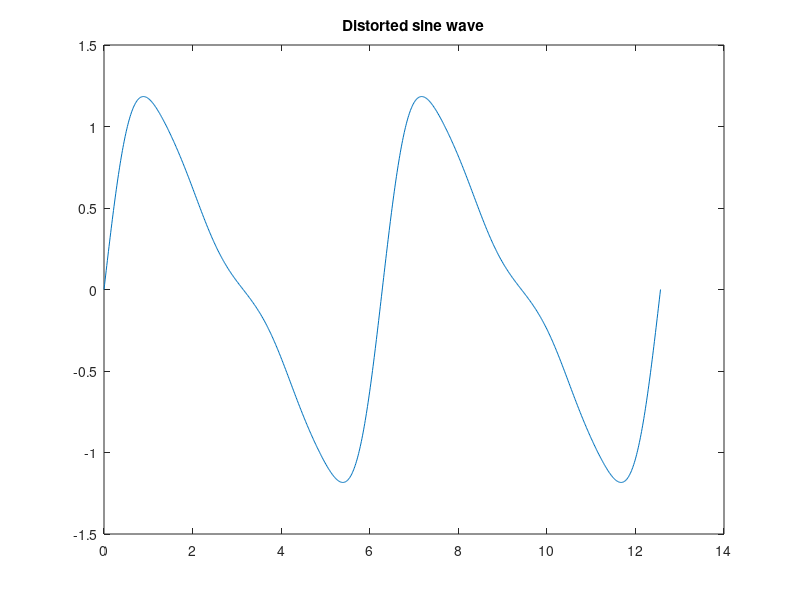
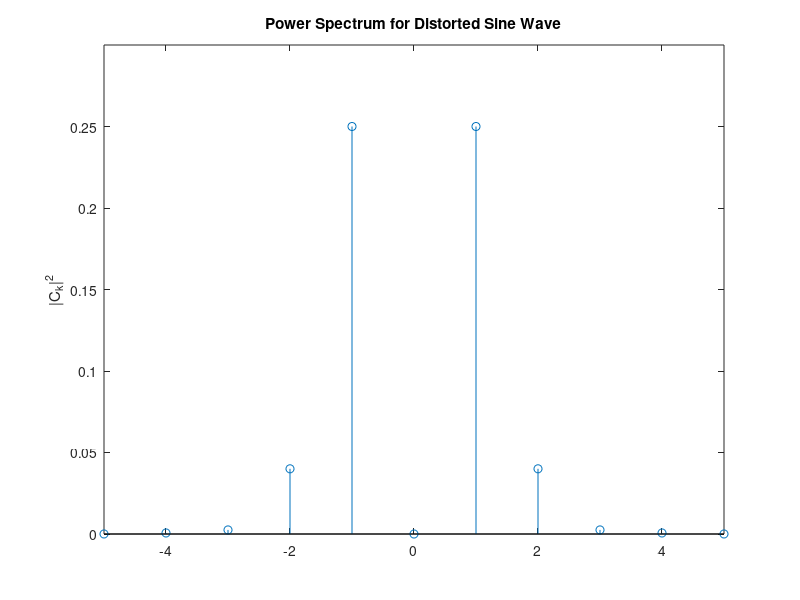

Here is the MATLAB script that generated these plots, in order:
%% Example to illustrate THD

t = linspace(0,4*pi,1000);
f = zeros(size(t));
clear C_k

%% Coefficients of sine terms
bk = [1,0.4,0.1,0.05,0.01];

for k = 1:length(bk)
    f = f + bk(k).*sin(k*t);
end
%%
plot(t,f)
title('Distorted sine wave')
%% Compute power spectrum
figure
for k = 1:length(bk)
    C_k(k) = j.*bk(k)./2
end
C_k = [conj(flipdim(C_k,2)),0,C_k];
%%
stem([-k:k],abs(C_k).^2)
axis([-5,5,0.,0.3])
title('Power Spectrum for Distorted Sine Wave')
ylabel('Frequency \Omega_0 [rad/s]')
ylabel('|C_k|^2')
hold off
